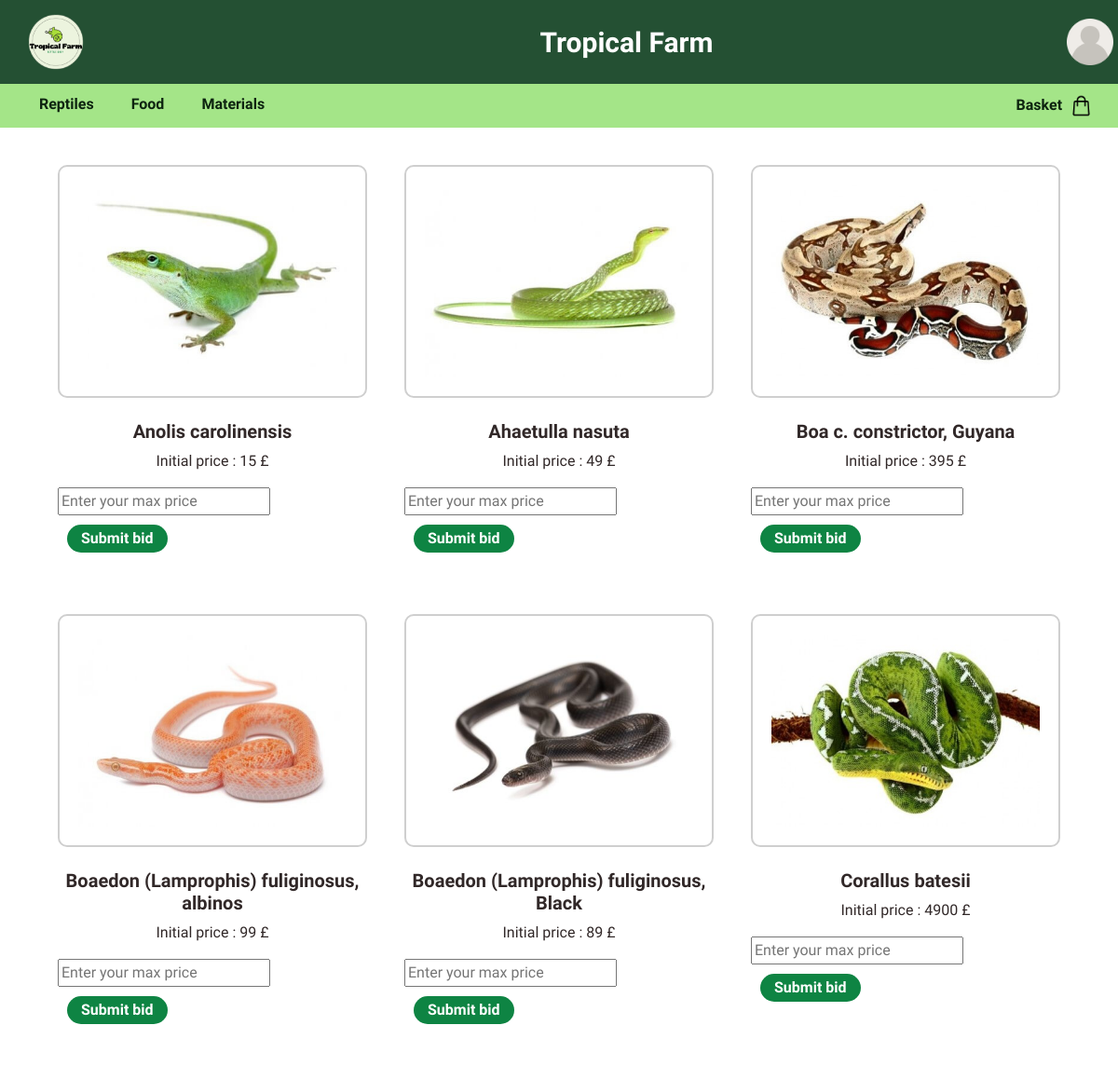
The page /itemauctioninfo.php (upper part) on the database as committed earlier.
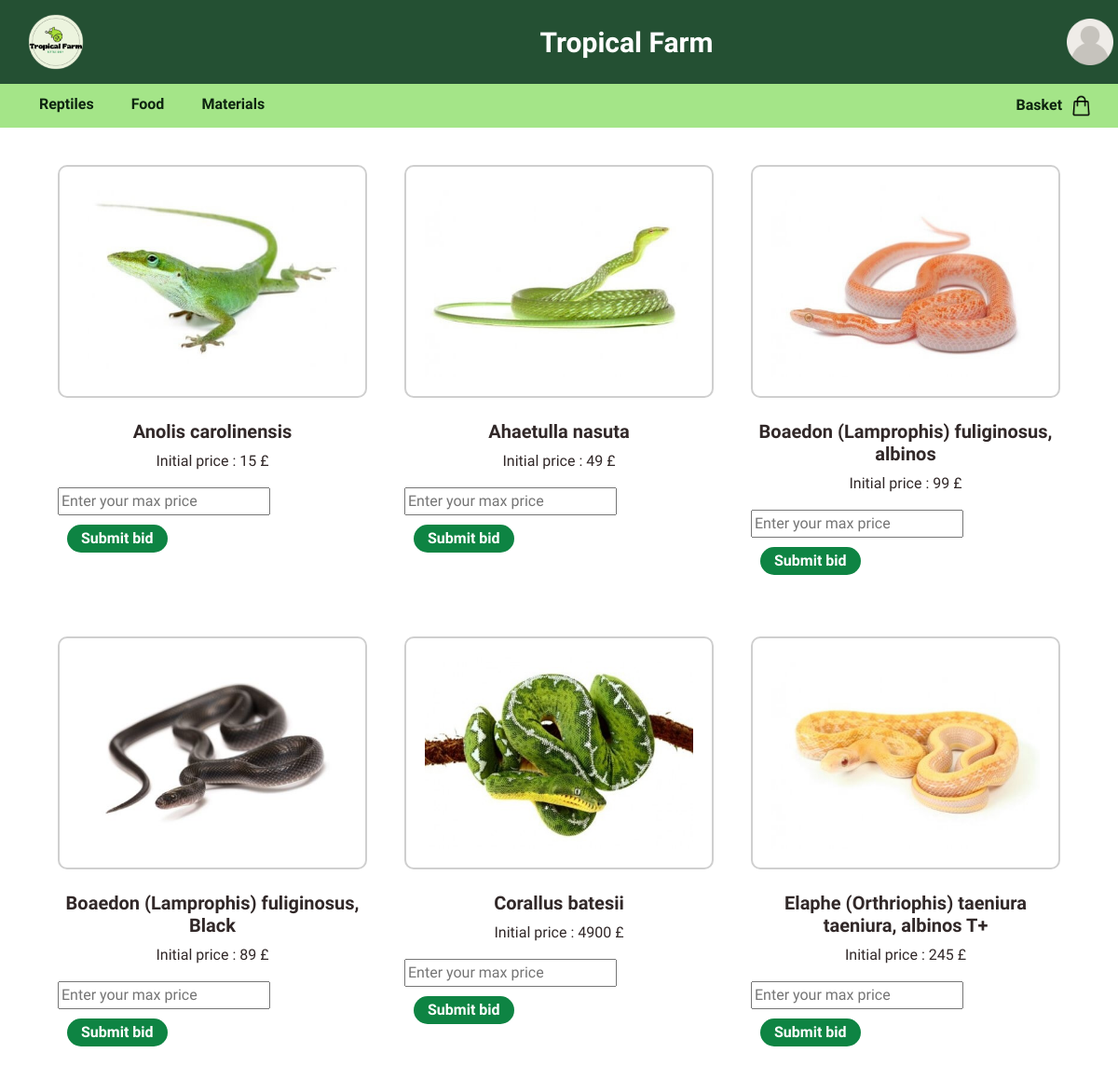
The same page on the database as committed later.
### tables this page shows
CREATE TABLE IF NOT EXISTS `item` (
  `iditem` int NOT NULL AUTO_INCREMENT,
  `name` varchar(50) NOT NULL,
  `category` varchar(50) NOT NULL,
  `second_category` varchar(50) NOT NULL,
  `description` varchar(1000) NOT NULL,
  `photo` varchar(50) NOT NULL,
  `price` int NOT NULL,
  `stock` varchar(50) NOT NULL,
  `sell` varchar(50) DEFAULT NULL,
  `auction` varchar(50) DEFAULT NULL,
  `trade` varchar(50) DEFAULT NULL,
  PRIMARY KEY (`iditem`)
);

### itemauctioninfo.php (the view, shortened to what this page needs)
<!DOCTYPE html>
<html>
<head>
<link href="https://cdn.jsdelivr.net/npm/bootstrap@5.3.0/dist/css/bootstrap.min.css" rel="stylesheet">
<link href="style.css" rel="stylesheet" type="text/css"/>
</head>
<body>
<div class="headnav">
<?php
if(!isset($_SESSION["photo"])){
  $imageURL = "image/user.png";
}
else{
$imageURL = "image/" . $_SESSION["photo"];
}
?>
      <?php if(isset($_SESSION["role"])){ echo '<header style="background-color: ' . $_SESSION["background"] . ';">'; }
            else{echo '<header>';}?>
            <div class="logo">
              <img src="image\logo.png" alt="Logo">
            </div>
            <div class="titre"><a href="http://localhost:80/Tropical-Farm/index.php" class="titre">Tropical Farm</a></div>
            <div class="dropdown">
              <a href="http://localhost:80/Tropical-Farm/login.php" class="dropdown-btn"><img src="<?php echo $imageURL; ?>" width="50px" height="50px"></a>
            </div>
          </header>
<nav>
  <ul class="categories">
    <li>
      <a href="#">Reptiles</a>
    </li>
    <li>
      <a href="#">Food</a>
    </li>
    <li>
      <a href="#">Materials</a>
    </li>
  </ul>
  <div class="panier">
    <a href="http://localhost:80/Tropical-Farm/basket.php"><b>Basket &nbsp</b><img src="image/shopping-bag.png"></a>
  </div>
</nav>
</div>
<br><br><br><br><br>
<div class="container">
<?php
$serveur = "localhost";
$utilisateur = "root";
$motDePasse = "";
$baseDeDonnees = "tropicalfarm";
$connexion = mysqli_connect($serveur, $utilisateur, $motDePasse, $baseDeDonnees);
$condition = "auction is not null";
if (isset($_GET['filter'])) {
  $filter = $_GET['filter'];
if($filter == 'asc'){
  $query = "SELECT * FROM item WHERE $condition ORDER BY price ASC";
  $resultat = mysqli_query($connexion, $query);
}
elseif($filter == 'desc'){
  $query = "SELECT * FROM item WHERE $condition ORDER BY price DESC";
  $resultat = mysqli_query($connexion, $query);
}
elseif($filter == 'null'){
  $query = "SELECT * FROM item WHERE $condition";
  $resultat = mysqli_query($connexion, $query);
}
}
else{
  $query = "SELECT * FROM item WHERE $condition";
  $resultat = mysqli_query($connexion, $query);
}
while ($row = mysqli_fetch_assoc($resultat)) {
  $iditem = $row['iditem'];
  echo '<div class="item">';
  if(isset($row["sell"])){
    echo "<a href='http://localhost:80/Tropical-Farm/item.php?iditem=$iditem'><img src= image/". $row['photo'] ." alt='Image' /><br></a>";}
  else if(isset($row["auction"])){
    echo "<a href='http://localhost:80/Tropical-Farm/item.php?iditem=$iditem'><img src= image/". $row['photo'] ." alt='Image' /><br></a>";}
  echo "<center><h5><b>" . $row['name'] . "</b></h5>";
  echo "<p> Initial price : " .$row['price'] . "  £</p></center>";
  echo '<p>  <input type="number" id="auctionPrice" placeholder="Enter your max price">
              <button type="button" onclick="submitAuction()">Submit bid</button>';
  echo "</div>";
}
?>
</div>
</body>
</html>

### style.css (style rules this page uses)
body { font-family: 'Didact Gothic', sans-serif; }
.headnav { position: fixed; top: 0; width: 100%; z-index: 9999; }
header { display: flex; align-items: center; justify-content: space-between; background-color: #245033; padding: 5px; }
.logo img { width: 80px; height: 80px; margin-left: 15px; margin-right: 100px; }
.titre { color: #ffffff; font-size: 30px; font-weight: bold; text-decoration: none; }
nav { background-color: #9de37eeb; padding: 5px; display: flex; align-items: center; }
nav .categories { list-style-type: none; display: flex; gap: 40px; margin-top: 5px; margin-bottom: 8px; margin-left: 5Px; }
nav .categories li a { color: #0d2410; text-decoration: none; font-size: 16px; font-weight: bold; }
nav .categories li { position: relative; }
nav .panier { position: absolute; right: 2%; }
nav .panier img { width: 25px; height: 25px; }
nav .panier a { color: #0d2410; text-decoration: none; font-weight: bold; margin-right: 3px; }
.container { display: grid; grid-template-columns: repeat(3,1fr); justify-content: space-between; }
.item { flex-basis: 25%; color: rgb(49, 40, 40); padding: 20px; }
.item img { border: 2px solid; border-radius: 10px; border-color: rgb(207, 207, 207); display: block; display: block; max-width: 100%; padding: 20px; width: 400px; height: 250px; }
.item button { border: none; border-radius: 55px; background-color: rgb(14, 132, 67); margin: 10px; padding-left: 15px; padding-right: 15px; color:rgb(255, 255, 255); font-weight: bold; height: 30px; width: auto; text-decoration:none ; }

Rows that differ between the two databases and show on the page:
no longer on this page (row edited): item: photo (picture), name "Boa c. constrictor, Guyana", price "395"
changed item "Boaedon (Lamprophis) fuliginosus, albinos": sell "sell" → empty (drawn); photo: picture added; photo: picture removed
now on this page (row unchanged): item: photo (picture), name "Elaphe (Orthriophis) taeniura taeniura, albinos T+", price "245"
